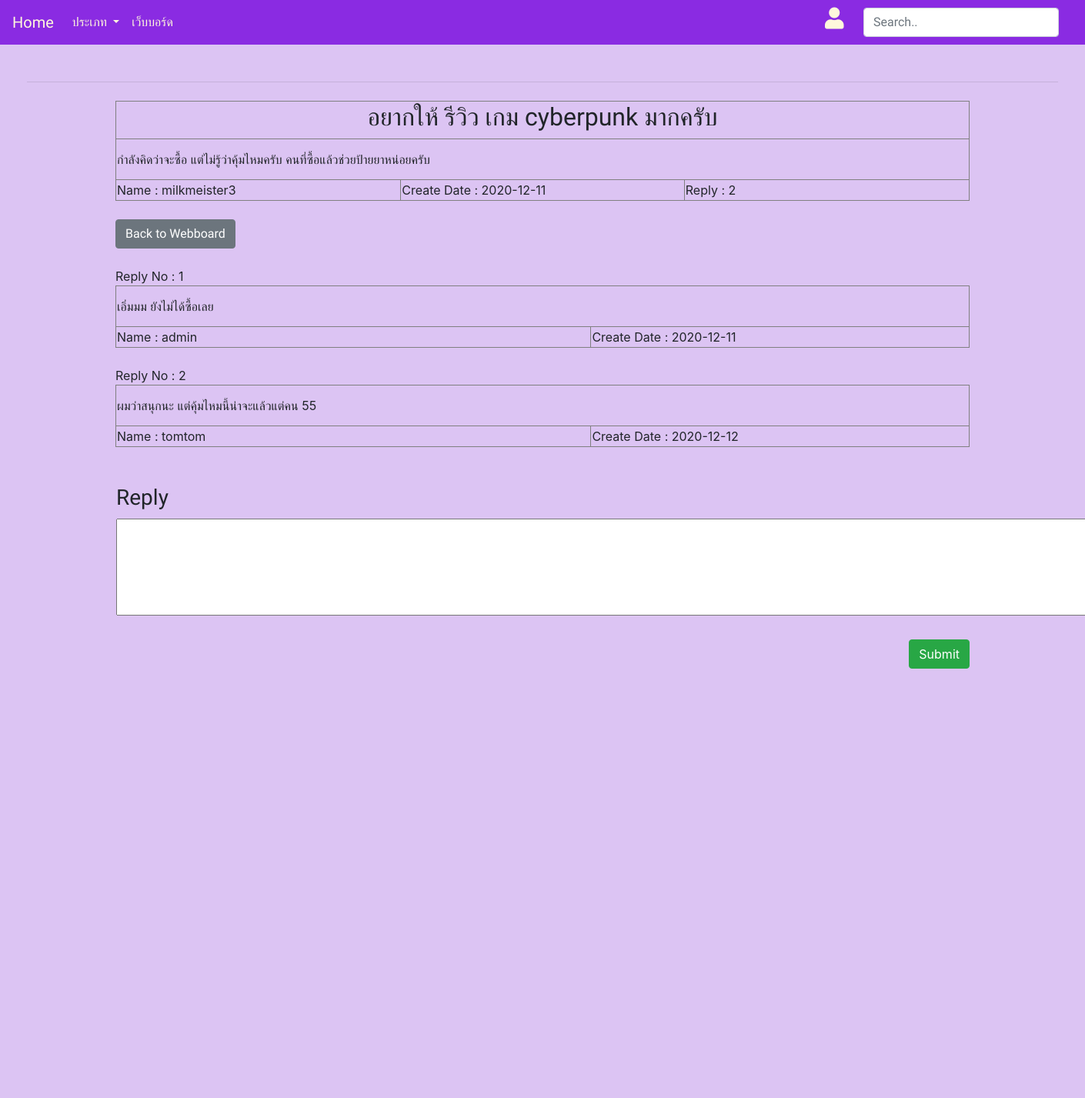
/viewwebboard.php?questionID=2, run on the app's committed database.
### tables this page shows
CREATE TABLE `webboard` (
  `questionID` int(5) NOT NULL,
  `createDate` date NOT NULL,
  `question` varchar(255) NOT NULL,
  `details` text NOT NULL,
  `name` varchar(20) NOT NULL,
  `reply` int(5) NOT NULL
);

CREATE TABLE `reply` (
  `replyID` int(5) NOT NULL,
  `questionID` int(5) NOT NULL,
  `createDate` date NOT NULL,
  `details` text NOT NULL,
  `name` varchar(20) NOT NULL
);

### viewwebboard.php (the view, shortened to what this page needs)
<?php
    include('login/connect.php');
?>
<!DOCTYPE html>
<html>
<head>
    <link rel="stylesheet" href="https://maxcdn.bootstrapcdn.com/bootstrap/4.5.2/css/bootstrap.min.css">
    <link rel="stylesheet" href="https://use.fontawesome.com/releases/v5.7.0/css/all.css">
    <link href="css/register.css" type="text/css" rel="stylesheet" />
    <link href="css/style.css" type="text/css" rel="stylesheet" />
</head>
<body>
    <nav class="navbar navbar-expand-lg" id="navtop">
        <a class="navbar-brand" href="index.php">Home</a>
        <div class="collapse navbar-collapse" id="collapsingNavbar4">
            <ul class="navbar-nav mr-auto mt-2 mt-lg-0">
                <li class="nav-item dropdown">
                    <a class="nav-link dropdown-toggle" href="#" id="navbardrop" data-toggle="dropdown">
                      ประเภท
                    </a>
                </li>
                <li class="nav-item">
                    <a class="nav-link" href="webboard.php">เว็บบอร์ด</a>
                </li>
            </ul>
            <?php
                if(isset($_SESSION['user']))
                {
                ?>
                <a onclick="href='user/user.php'">
                    <h3><i class="fas fa-user" style="width:50px;"></i></h3>
                </a>
                 <?php
                }
                else
                {
                ?>
                <a onclick="document.getElementById('id01').style.display='block'" style="width:auto;" class="navbar-nav" href="#">
                    <h3><i class="fas fa-user" style="width:50px;"></i></h3>
                </a>
                <?php
                }
                ?>
                <ul class="navbar-nav my-2 my-lg-0">
                <li class="nav-item" style="list-style: none;">
                    <form style="padding-right:18px;">
                    <input class="form-control mr-sm-2" id="search" type="text" placeholder="Search.." onkeyup="showResult(this.value)">
                    </form>
                </li>
                </ul>
            </div>
        </nav><br> &nbsp;
        <hr class="w3-border-grey " style="margin:auto;width:95% ">
        <div class="container w3-large"> <br>
    <?php
        $questionID = $_GET["questionID"];
        $strSQLS = "SELECT * FROM webboard  WHERE questionID = '$questionID' ";
        $objQueryS = mysqli_query($con, $strSQLS) or die (mysqli_error());
        $objResultS = mysqli_fetch_array($objQueryS);
    ?>
    <table width="100%" border="1" cellpadding="1" cellspacing="1">
        <tr>
            <td colspan="3"><center><h2> <?php echo $objResultS["question"];?> </h2></center></td>
        </tr>
        <tr>
            <td height="53" colspan="3"><?php echo ($objResultS["details"]);?> </td>
        </tr>
        <tr>
            <td width="217"> Name : <?php echo $objResultS["name"];?> </td>
            <td width="216"> Create Date : <?php echo $objResultS["createDate"];?> </td>
            <td width="217"> Reply : <?php echo $objResultS["reply"];?> </td>
        </tr>
    </table> <br>
        <a href="webboard.php" class="btn btn-secondary  w3-xlarge"> Back to Webboard </a> &nbsp;&nbsp;&nbsp;&nbsp;&nbsp;&nbsp;&nbsp;
    <br><br>
    <?php
        $intRows = 0;
        $strSQLS2 = "SELECT * FROM reply  WHERE questionID = '$questionID' ";
        $objQueryS2 = mysqli_query($con, $strSQLS2) or die (mysqli_error());
        while($objResultS2 = mysqli_fetch_array($objQueryS2)) {
            $intRows++;
    ?>
        Reply No : <?php echo $intRows;?>
        <table width="100%" border="1" cellpadding="1" cellspacing="1">
        <tr>
            <td height="53" colspan="3"> <?php echo($objResultS2["details"]);?> </td>
        </tr>
        <tr>
            <td width="270"> Name : <?php echo $objResultS2["name"];?> </td>
            <td width="215"> Create Date : <?php echo $objResultS2["createDate"];?> </td>
        </tr>
        </table> <br>
    <?php } ?>
    <br>
    <form action="" method="post" name="frmMain" id="frmMain">
        <table width="100%" cellpadding="1" cellspacing="1">
        <tr>
            <th><h3> Reply </h3></th>
        </tr>
        <tr>
            <td><textarea name="txtdetails" cols="130" rows="5" id="txtdetails"></textarea></td>
        </tr>
        </table> <br>
        <div style='text-align:right;'>
            <input name="btnSave" type="submit" id="btnSave" value="Submit" class='btn btn-success w3-xlarge'>
        </div>
    </form>
    </div> </div>
    <br><br><br><br><br><br><br><br><br><br><br><br><br><br><br><br><br>
    <div class="footer"><br>
    <a href="https://www.facebook.com/lumineux.beam"target='_blank'><span class="fa-stack fa-sm" style="color:beige">
                <i class="fas fa-circle fa-stack-2x"></i>
                <i class="fab fa-facebook-f fa-stack-1x " style="color:#2e104c"></i>
            </span></a>&ensp;
        <a href="https://www.instagram.com/chichi.ps/" target='_blank'><span class="fa-stack fa-sm" style="color:beige">
                <i class="fas fa-circle fa-stack-2x"></i>
                <i class="fab fa-instagram fa-stack-1x " style="color:#2e104c"></i>
            </span></a> &ensp;
        <a href="mailto:sakunit@g.swu.ac.th"><span class="fa-stack fa-sm" style="color:beige">
                     <i class="fas fa-circle fa-stack-2x"></i>
                    <i class="fas fa-mail-bulk fa-stack-1x " style="color:#2e104c;"></i>
                </span></a>
        <div class="nav-footer">
            <a href="index.php" style="color:beige">Home</a>&nbsp;
        </div>
        <div class="copyright">
            <p style="font-size: 13px;color: #BEBEBE;">&copy; 2020 Game sanookjangrei</p>
        </div>
    </div>
</body>
</html>

### css/style.css (style rules this page uses)
nav a { color: cornsilk; }
#navtop { background-color: blueviolet; }
.footer { background-color: blueviolet; padding: 5px; text-align: center; margin-top: 2%; }
* { box-sizing: border-box; }
.container { position: relative; }

### viewwebboard.php (style rules this page uses)
* { box-sizing: border-box; }
body { background-color: #dcc4f3; }
h1, h2, h3, h4, h5, h6, a, button, nav { font-family: 'Itim'; }
p { font-size: 20px; font-family: 'Itim'; }

### data on the page
webboard: question "อยากให้ รีวิว เกม cyberpunk มากครับ", details "กำลังคิดว่าจะซื้อ แต่ไม่รู้ว่าคุ้มไหมครับ คนที่ซื้อแล้วช่วยป้ายยาหน่อยครับ", name "milkmeister3", createDate "2020-12-11", reply "2"
reply: details "เอิ่มมม ยังไม่ได้ซื้อเลย", name "admin", createDate "2020-12-11"
reply: details "ผมว่าสนุกนะ แต่คุ้มไหมนี้น่าจะแล้วแต่คน 55", name "tomtom", createDate "2020-12-12"
